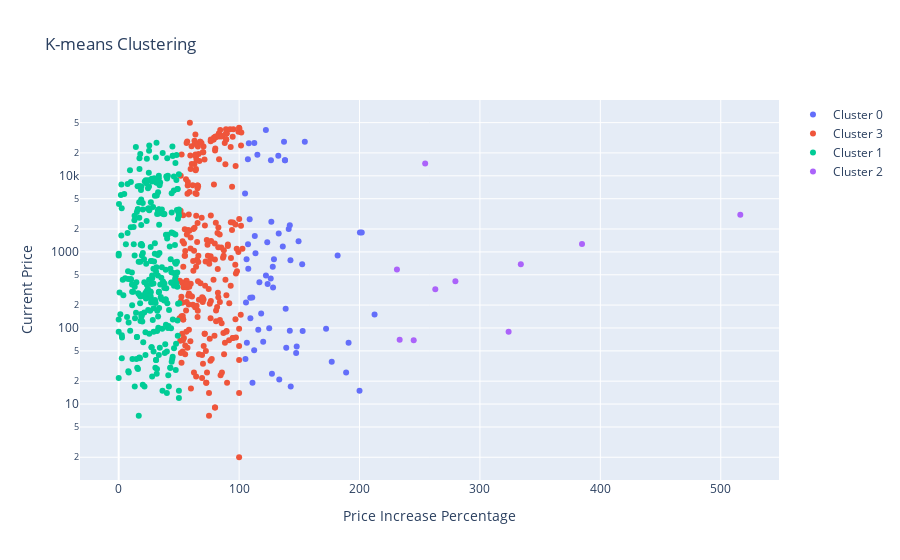

The code cell stored with this chart in its notebook:
### Code cell
# Select the features to be used for clustering
X = df[['Price Increase Percentage']]
y = df['Current Price']

# Perform feature scaling on the selected features
scaler = StandardScaler()
scaled_features = scaler.fit_transform(X)

# Instantiate the K-means algorithm with the desired number of clusters
k = 4  # Set the number of clusters
kmeans = KMeans(n_clusters=k)

# Fit the algorithm to the data
kmeans.fit(scaled_features)

# Get the cluster labels assigned to each data point
labels = kmeans.labels_

# Add the cluster labels to the original DataFrame
df['Cluster'] = labels


fig = go.Figure()

for cluster in df['Cluster'].unique():
    df_cluster = df[df['Cluster'] == cluster]
    fig.add_trace(go.Scatter(
        x=df_cluster['Price Increase Percentage'], 
        y=df_cluster['Current Price'], 
        mode='markers', 
        name=f'Cluster {cluster}'
    ))

fig.update_layout(
    title='K-means Clustering',
    xaxis_title='Price Increase Percentage',
    yaxis_title='Current Price',
    yaxis_type="log"  # Set the y-axis to logarithmic scale
)

fig.show()

### Figure 1 — Plotly figure (JSON) as saved in the notebook; plotly's stock layout.template omitted (floating-point values rounded to 4 significant figures; data arrays with more than 128 entries replaced by an {"elided": "..."} marker saying what was removed)
{"data": [{"mode": "markers", "name": "Cluster 0", "type": "scatter", "x": [107.6, 113.0, 115.9, 128.9, 128.2, 139.1, 152.8, 172.2, 118.3, 122.2, 113.6, 115.2, 200.3, 107.4, 123.4, 154.6, 137.3, 108.1, 112.6, 126.8, 106.2, 132.9, 136.3, 104.9, 201.8, 142.1, 138.1, 107.3, 138.1, 126.4, 132.5, 106.5, 141.2, 147.8, 147.4, 142.6, 105.3, 116.8, 120, 138.7, 142.9, 126.3, 149.4, 109.2, 188.9, 108.8, 123.7, 190.9, 127.3, 152.4, 128.0, 122.3, 181.8, 112.5, 212.5, 111.1, 110.9, 142.1, 133.3, 200, 176.9, 125, 109.4, 105.7], "y": [600, 1619, 95, 799, 340, 55, 91, 98, 155, 39999, 959, 18890, 1799, 1263, 1338, 27999, 27999, 26900, 27000, 2499, 798, 1749, 1179, 5839, 1799, 92, 16007, 16499, 16007, 16007, 18299, 64, 1997, 57, 47, 774, 39, 399, 66, 179, 17, 448, 1384, 249, 26, 2689, 378, 64, 25, 689, 636, 489, 899, 51, 150, 19, 251, 2249, 21, 15, 36, 99, 134, 216]}, {"mode": "markers", "name": "Cluster 3", "type": "scatter", "x": {"elided": "256 float values"}, "y": {"elided": "256 int values"}}, {"mode": "markers", "name": "Cluster 1", "type": "scatter", "x": {"elided": "295 float values"}, "y": {"elided": "295 int values"}}, {"mode": "markers", "name": "Cluster 2", "type": "scatter", "x": [233.3, 323.8, 231.1, 384.8, 516.2, 334.0, 262.9, 279.6, 245.0, 254.5], "y": [70, 89, 586, 1275, 3075, 690, 323, 410, 69, 14500]}], "layout": {"title": {"text": "K-means Clustering"}, "xaxis": {"title": {"text": "Price Increase Percentage"}}, "yaxis": {"title": {"text": "Current Price"}, "type": "log"}}}
